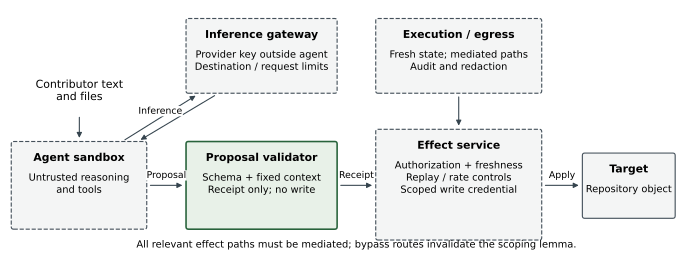

This chart was generated by the following Python code:
"""Render the architecture as an exact vector figure, not a system demonstration."""
from pathlib import Path
import matplotlib
matplotlib.use('Agg')
import matplotlib.pyplot as plt
from matplotlib.patches import FancyBboxPatch, FancyArrowPatch


def render(output):
    output=Path(output); output.mkdir(parents=True,exist_ok=True)
    plt.rcParams.update({'font.family':'DejaVu Sans','pdf.fonttype':42,'font.size':8})
    fig,ax=plt.subplots(figsize=(7.15,2.65))
    ax.set(xlim=(0,10),ylim=(0,3.65)); ax.axis('off')
    def box(x,y,w,h,title,lines,kind='proposed'):
        implemented=kind=='implemented'
        ax.add_patch(FancyBboxPatch((x,y),w,h,boxstyle='round,pad=0.035,rounding_size=0.035',
            facecolor='#E8F1E8' if implemented else '#F4F5F5',
            edgecolor='#28633B' if implemented else '#45515B',
            linewidth=1.2 if implemented else .85,linestyle='--' if kind=='proposed' else '-'))
        ax.text(x+w/2,y+h-.13,title,ha='center',va='top',fontweight='bold',fontsize=8.1)
        ax.text(x+w/2,y+h-.43,'\n'.join(lines),ha='center',va='top',fontsize=7.4,linespacing=1.35)
    def arrow(a,b,label='',dy=.08):
        ax.add_patch(FancyArrowPatch(a,b,arrowstyle='-|>',mutation_scale=8,linewidth=.8,color='#34434D'))
        if label:ax.text((a[0]+b[0])/2,(a[1]+b[1])/2+dy,label,ha='center',va='bottom',fontsize=7,
                         bbox={'facecolor':'white','edgecolor':'none','pad':.5})
    box(.12,.35,1.93,1.22,'Agent sandbox',['Untrusted reasoning','and tools'],kind='proposed')
    box(2.70,.35,2.16,1.22,'Proposal validator',['Schema + fixed context','Receipt only; no write'],kind='implemented')
    box(5.50,.19,2.38,1.56,'Effect service',['Authorization + freshness','Replay / rate controls','Scoped write credential'])
    box(8.55,.51,1.30,.89,'Target',['Repository object'],kind='resource')
    box(2.70,2.35,2.16,1.03,'Inference gateway',['Provider key outside agent','Destination / request limits'])
    box(5.50,2.35,2.38,1.03,'Execution / egress',['Fresh state; mediated paths','Audit and redaction'])
    ax.text(1.09,2.35,'Contributor text\nand files',ha='center',va='center',fontsize=8.2)
    arrow((1.09,2.0),(1.09,1.62))
    arrow((2.10,.96),(2.65,.96),'Proposal')
    arrow((4.91,.96),(5.45,.96),'Receipt')
    arrow((7.93,.96),(8.50,.96),'Apply')
    arrow((1.73,1.61),(2.84,2.30),'Inference',dy=.03)
    arrow((3.12,2.30),(1.96,1.61))
    arrow((6.69,2.30),(6.69,1.80))
    ax.text(5.18,.015,'All relevant effect paths must be mediated; bypass routes invalidate the scoping lemma.',
            ha='center',va='bottom',fontsize=7.4)
    fig.subplots_adjust(left=.008,right=.995,top=.99,bottom=.015)
    fig.savefig(output/'figure1.pdf',facecolor='white')
    fig.savefig(output/'figure1.svg',facecolor='white')
    fig.savefig(output/'figure1.png',dpi=300,facecolor='white')
    plt.close(fig)


if __name__=='__main__':
    import argparse
    p=argparse.ArgumentParser();p.add_argument('--output',default=str(Path(__file__).parent))
    render(p.parse_args().output)
